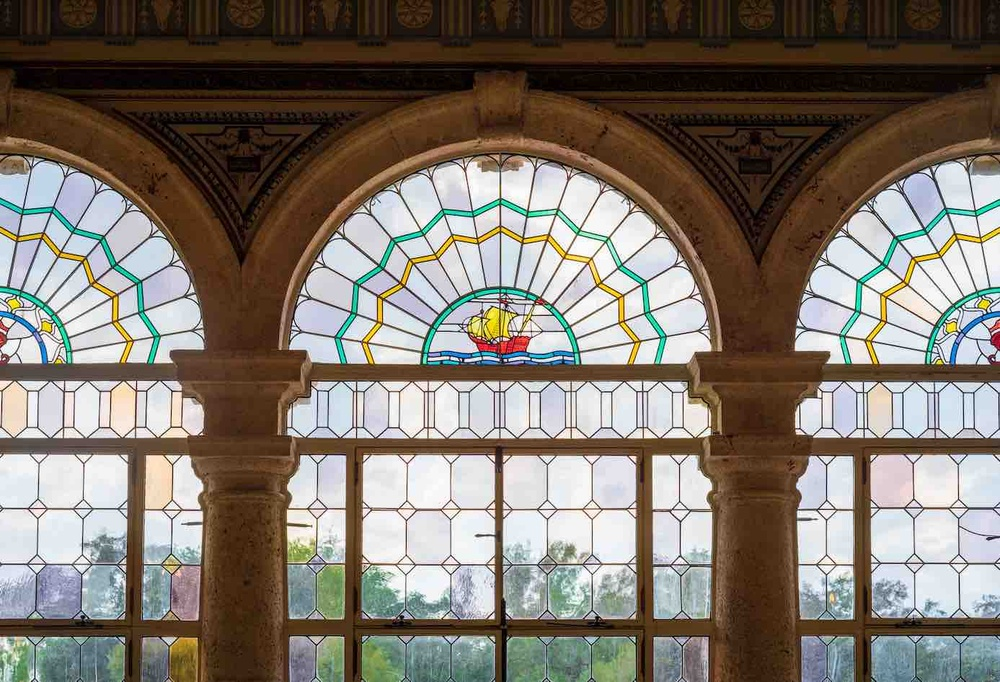
#> input picture example_image.jpg.jpeg, 1000 x 682 px, shrunk from 1387 x 946 before the run
$ jupyter execute --allow-errors CV_homework2.ipynb   (shell and % lines are left out)
#> lines starting #> are read from the running program, lines starting #| are printed output that depends on the picture; after the words box and inside, x2 and y2 are one past the last pixel; in counts of white or black regions, pixels touching at a corner belong together
## Homework 2: Canny edge detector

**Release date:** Feb 27st 2026

**Due date:** Mar 12th 2026

The goal of the assignment is to implement a Canny edge detector. You should return the completed notebook, including answers and illustrations.

If you are using [anaconda](https://www.anaconda.com/distribution/) you will have necessary libraries, if not, you may need to install them.

**Load and visualize image**

[cell 1]
import numpy as np
import matplotlib.pyplot as plt
import scipy.ndimage as ndimage #image processing library

# by default, the grayscale images are displayed with the jet colormap: use grayscale instead
plt.rcParams['image.cmap'] = 'gray'

def rgb2gray(rgb):
    r, g, b = rgb[:,:,0], rgb[:,:,1], rgb[:,:,2]
    gray = 0.2989 * r + 0.5870 * g + 0.1140 * b
    return gray

name = 'example_image.jpg.jpeg'
img = plt.imread(name)
#> img is the input picture: shape (682, 1000, 3); mean R, G, B 127.6, 118.9, 109.1
img = rgb2gray(img)
plt.figure(figsize=(10,10)) # this allows you to control the size of the displayed image
plt.imshow(img)

**Detailed instructions:**

a- Compute a binary image corresponding to thresholding the norm of the gradient. You may use the function `ndimage.gaussian_filter` to compute the derivative of gaussian filter (see [docs](https://docs.scipy.org/doc/scipy/reference/generated/scipy.ndimage.gaussian_filter.html)). Discuss the parameters (there are two) and their influence on the results.

**Discussion of the two key parameters:**
- `sigma`: standard deviation of the Gaussian smoothing. Larger `sigma` increases smoothing before differentiation, which suppresses noise but also removes fine details and can shift/thicken edges. Smaller `sigma` preserves details but is more noise-sensitive.
- `threshold` (applied on gradient norm): controls edge selectivity. A higher threshold keeps only strong edges (fewer false positives, but misses weak contours); a lower threshold keeps more contours (better recall, but more noise).

[cell 2]
# Gradient computation + simple thresholding (step a)

def compute_gradient(image, sigma=1.0):
    """Return horizontal/vertical derivatives, gradient norm and direction."""
    gx = ndimage.gaussian_filter(image, sigma=sigma, order=[0, 1], mode='reflect')
    gy = ndimage.gaussian_filter(image, sigma=sigma, order=[1, 0], mode='reflect')
    g_norm = np.hypot(gx, gy)
    g_theta = np.arctan2(gy, gx)
    return gx, gy, g_norm, g_theta


def threshold_gradient(g_norm, threshold):
    """Binary edge map by thresholding gradient magnitude."""
    return (g_norm >= threshold).astype(np.uint8)

# quick visualization for step (a)
_, _, g_norm_demo, _ = compute_gradient(img, sigma=1.4)
#> in compute_gradient, `g_theta = np.arctan2(gy, gx)`:
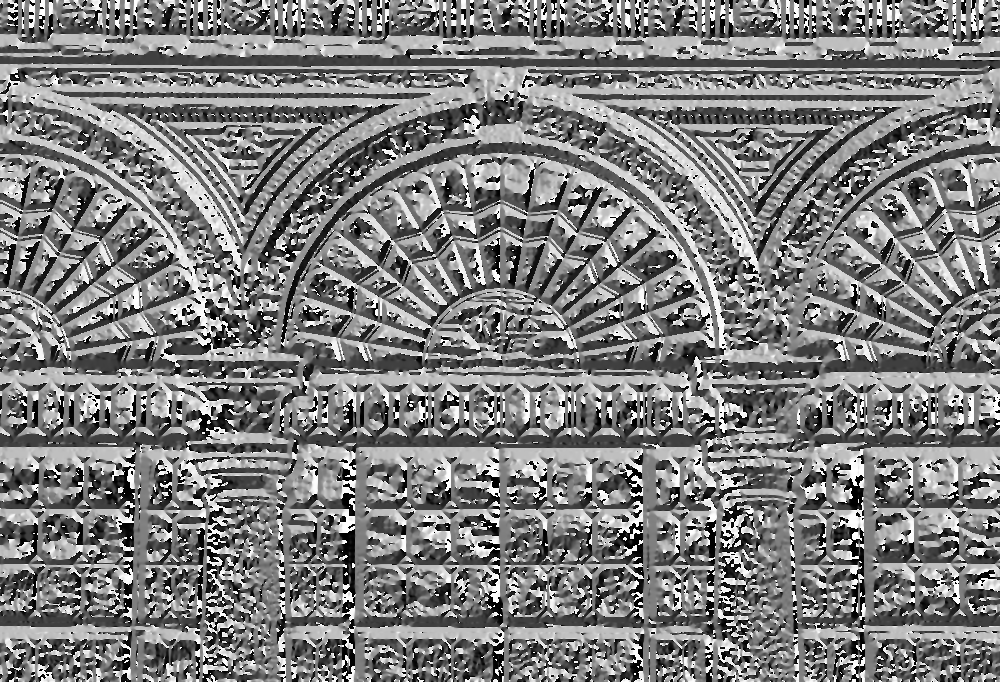
#> g_theta: shape (682, 1000) float64; min -3.14, max 3.14, mean -0.0215; drawn with min black and max white
thr_demo = np.percentile(g_norm_demo, 80)
#> thr_demo = 10.72
edge_demo = threshold_gradient(g_norm_demo, thr_demo)
#> in threshold_gradient, `return (g_norm >= threshold).astype(np.uint8)`:
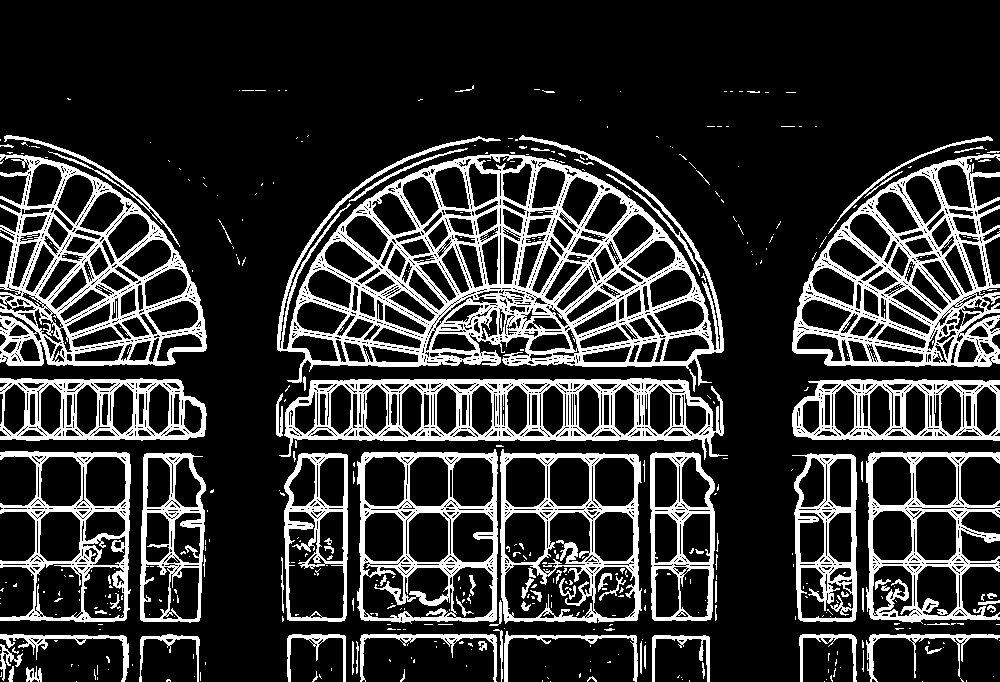
#> returned value: shape (682, 1000); values 0 (black) and 1 (white), 20% white; 484 white regions (392 under 20 px), largest, box (x1, y1, x2, y2) and area: (277, 135, 724, 392) 31796, (792, 154, 1000, 367) 13963, (0, 154, 207, 366) 13585

fig, ax = plt.subplots(1, 2, figsize=(12, 5))
ax[0].imshow(g_norm_demo)
ax[0].set_title('Gradient norm')
ax[0].axis('off')
ax[1].imshow(edge_demo)
ax[1].set_title(f'Thresholded norm (t={thr_demo:.2f})')
ax[1].axis('off')
plt.show()

b- Write a function `nms(g_norm,g_theta)` which takes as input the gradient norm and direction and outputs a binary image with value 1 only for pixels that correspond to a maximum in the direction of the gradient.

[cell 3]
# Non-maximum suppression (step b)
def nms(g_norm, g_theta):
    """Keep local maxima of gradient norm along gradient direction."""
    rows, cols = g_norm.shape
    out = np.zeros_like(g_norm, dtype=np.uint8)

    # map angle from radians to [0,180)
    angle = (np.rad2deg(g_theta) + 180) % 180

    for i in range(1, rows - 1):
        for j in range(1, cols - 1):
            a = angle[i, j]
            q = r = 0.0

            # 0 degrees
            if (0 <= a < 22.5) or (157.5 <= a < 180):
                q = g_norm[i, j + 1]
                r = g_norm[i, j - 1]
            # 45 degrees
            elif 22.5 <= a < 67.5:
                q = g_norm[i + 1, j - 1]
                r = g_norm[i - 1, j + 1]
            # 90 degrees
            elif 67.5 <= a < 112.5:
                q = g_norm[i + 1, j]
                r = g_norm[i - 1, j]
            # 135 degrees
            elif 112.5 <= a < 157.5:
                q = g_norm[i - 1, j - 1]
                r = g_norm[i + 1, j + 1]

            if g_norm[i, j] >= q and g_norm[i, j] >= r:
                out[i, j] = 1

    return out

nms_demo = nms(g_norm_demo, compute_gradient(img, sigma=1.4)[3])
#> in nms, `rows, cols = g_norm.shape`: rows = 682; cols = 1000
#> after the loop in nms, `for i in range(1, rows - 1):`: out: shape (682, 1000); values 0 (black) and 1 (white), 17.5% white in thin lines or dots
plt.figure(figsize=(6,6))
plt.imshow(nms_demo)
plt.title('NMS maxima mask')
plt.axis('off')
plt.show()

c- Combine step 'a' and 'b' to extract edges with a gradient norm larger than a given threshold.

[cell 4]
# Combine (a) + (b): thresholded edges after NMS (step c)
def edges_with_threshold(image, sigma=1.2, threshold=None, percentile=85):
    _, _, g_norm, g_theta = compute_gradient(image, sigma=sigma)
    maxima = nms(g_norm, g_theta)

    if threshold is None:
        threshold = np.percentile(g_norm, percentile)

    edges = ((g_norm >= threshold) & (maxima == 1)).astype(np.uint8)
    return edges, g_norm, g_theta, threshold

edges_c, g_norm_c, g_theta_c, t_c = edges_with_threshold(img, sigma=1.2, percentile=85)
#> after the loop in nms (call 2), `for i in range(1, rows - 1):`:
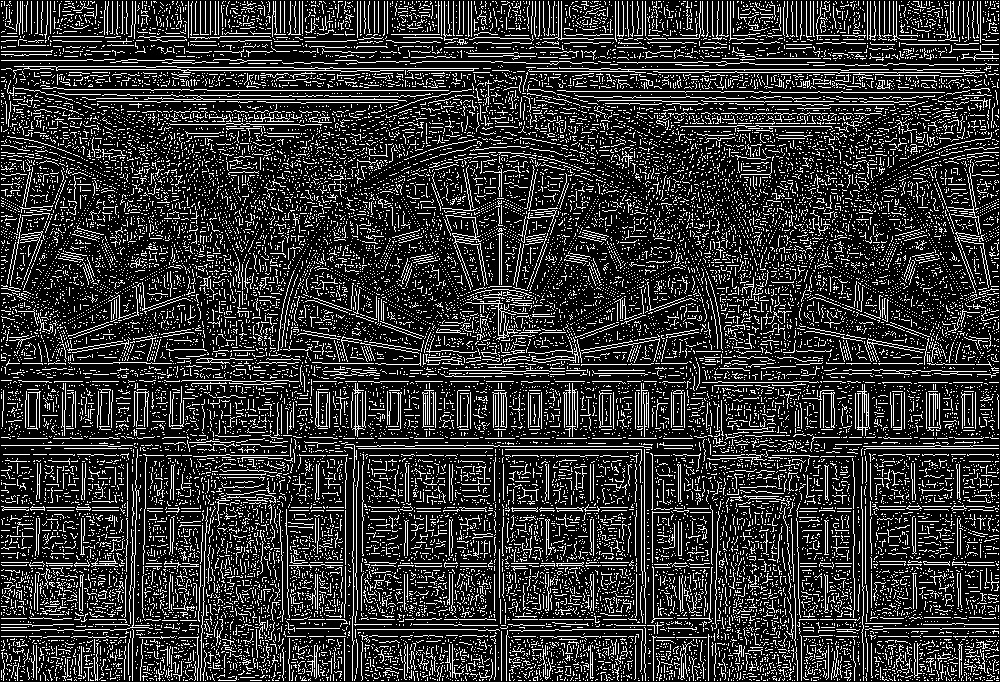
#> out: shape (682, 1000); values 0 (black) and 1 (white), 19.7% white in thin lines or dots
#> in edges_with_threshold, `threshold = np.percentile(g_norm, percentile)`: threshold = 16.6
#> in edges_with_threshold, `edges = ((g_norm >= threshold) & (maxima == 1)).astype(np.uint8)`: edges: shape (682, 1000); values 0 (black) and 1 (white), 5% white in thin lines or dots, all inside (x1, y1, x2, y2) = (1, 136, 999, 681)
#> t_c = 16.6

fig, ax = plt.subplots(1, 2, figsize=(12, 5))
ax[0].imshow(img)
ax[0].set_title('Input image')
ax[0].axis('off')
ax[1].imshow(edges_c)
ax[1].set_title(f'Step (c): edges, t={t_c:.2f}')
ax[1].axis('off')
plt.show()

d- Add the hysteresis thresholding to step 'c' to implement a function computing the Canny edges.

Here is one way to do the hysteresis thresholding. Apply step 'c' with two thresholds $t_1 < t_2$. This yields a set of "strong pixels" (large threshold) and "weak pixels" (small threshold). Initialize a list of edge pixels by including only the set of strong pixels. For each pixel in this list, check if its neighboors are weak pixels. If they are, add them to the list of pixels to visit.

[cell 5]
# Hysteresis thresholding + full canny-style edges (step d)
def hysteresis_threshold(g_norm, maxima_mask, t_low, t_high):
    strong = (g_norm >= t_high) & (maxima_mask == 1)
    weak = (g_norm >= t_low) & (maxima_mask == 1)

    result = np.zeros_like(g_norm, dtype=np.uint8)
    visited = np.zeros_like(g_norm, dtype=bool)

    stack = [tuple(p) for p in np.argwhere(strong)]
    for p in stack:
        result[p] = 1
        visited[p] = True

    neighbors = [(-1,-1), (-1,0), (-1,1), (0,-1), (0,1), (1,-1), (1,0), (1,1)]

    while stack:
        i, j = stack.pop()
        for di, dj in neighbors:
            ni, nj = i + di, j + dj
            if 0 <= ni < g_norm.shape[0] and 0 <= nj < g_norm.shape[1]:
                if weak[ni, nj] and not visited[ni, nj]:
                    visited[ni, nj] = True
                    result[ni, nj] = 1
                    stack.append((ni, nj))

    return result


def canny_edges(image, sigma=1.2, t_low=None, t_high=None, low_pct=75, high_pct=90):
    _, _, g_norm, g_theta = compute_gradient(image, sigma=sigma)
    maxima = nms(g_norm, g_theta)

    if t_low is None:
        t_low = np.percentile(g_norm, low_pct)
    if t_high is None:
        t_high = np.percentile(g_norm, high_pct)

    if t_low >= t_high:
        raise ValueError('t_low must be smaller than t_high')

    edges = hysteresis_threshold(g_norm, maxima, t_low, t_high)
    return edges, g_norm, (t_low, t_high)

edges_d, g_norm_d, (tl, th) = canny_edges(img, sigma=1.4, low_pct=70, high_pct=90)
#> in canny_edges, `t_low = np.percentile(g_norm, low_pct)`: t_low = 6.15
#> in canny_edges, `t_high = np.percentile(g_norm, high_pct)`: t_high = 19.98
#> in hysteresis_threshold, `weak = (g_norm >= t_low) & (maxima_mask == 1)`:
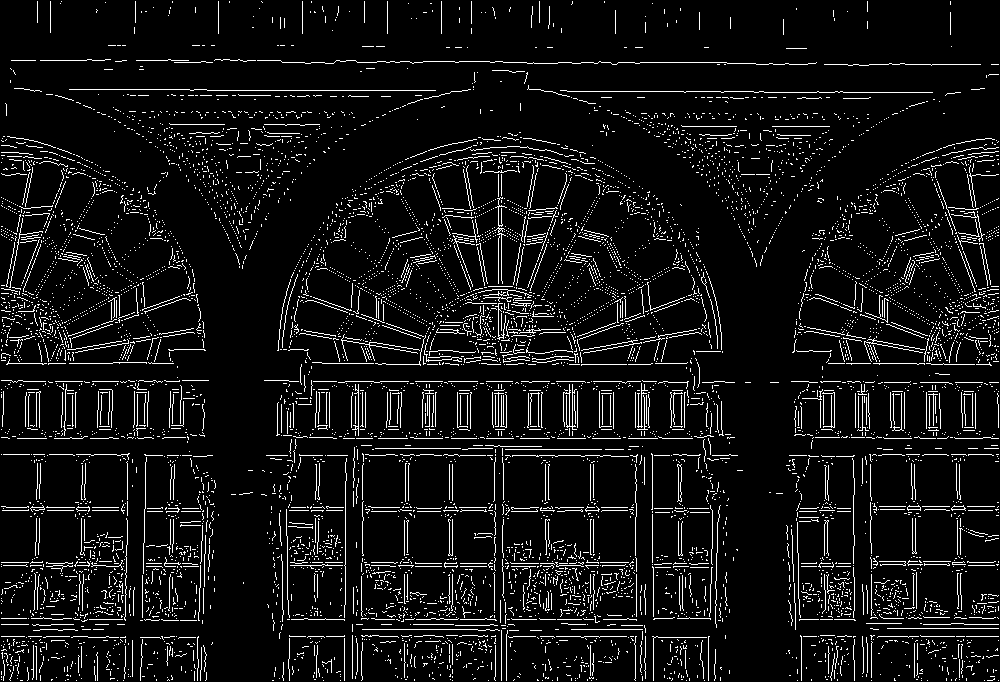
#> weak: shape (682, 1000) bool; 7.3% white in thin lines or dots
#> in hysteresis_threshold, `stack = [tuple(p) for p in np.argwhere(strong)]`: stack = 24896 items
#> the loop in hysteresis_threshold, `for p in stack:` made 24896 passes
#> p on passes 1 to 3: (136, 7), (136, 8), (136, 9)
#> the loop in hysteresis_threshold, `while stack:` made 30724 passes
#> (i, j) on passes 1 to 3: (680, 854), (680, 801), (680, 708)
#> after the loop in hysteresis_threshold, `while stack:`:
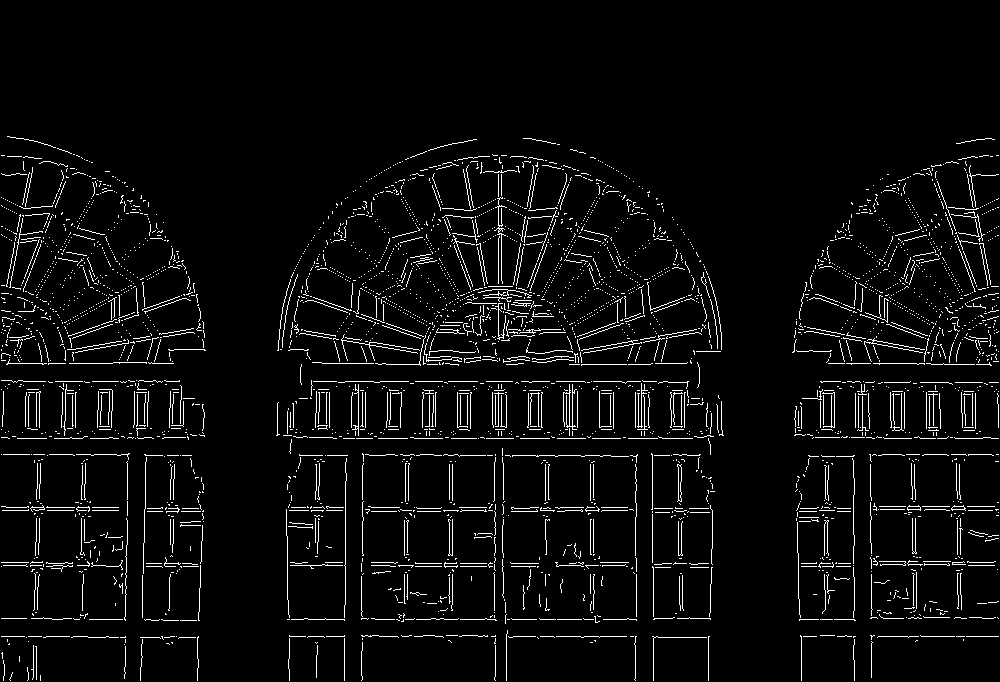
#> result: shape (682, 1000); values 0 (black) and 1 (white), 4.5% white in thin lines or dots, all inside (x1, y1, x2, y2) = (1, 136, 999, 681)
#> after the loop in hysteresis_threshold, `while stack:`: stack = []
#> tl = 6.15; th = 19.98

fig, ax = plt.subplots(1, 2, figsize=(12,5))
ax[0].imshow(g_norm_d)
ax[0].set_title('Gradient norm')
ax[0].axis('off')
ax[1].imshow(edges_d)
ax[1].set_title(f'Canny-like edges (t_low={tl:.2f}, t_high={th:.2f})')
ax[1].axis('off')
plt.show()

e- Run your code on at least four images of your own choosing. Use different parameters and comment on their effects.

[cell 6]
# Experiments on four additional images generated from the given image (step e)
rng = np.random.default_rng(0)

images = {
    'Original': img,
    'Rotated (+20°)': ndimage.rotate(img, 20, reshape=False, mode='reflect'),
    'Blurred (sigma=2)': ndimage.gaussian_filter(img, sigma=2.0),
    'Noisy (+Gaussian noise)': np.clip(img + 0.08 * rng.standard_normal(img.shape), 0, 1),
    'High-contrast': np.clip((img - img.mean()) * 1.6 + img.mean(), 0, 1),
}

params = {
    'Original': dict(sigma=1.4, low_pct=70, high_pct=90),
    'Rotated (+20°)': dict(sigma=1.4, low_pct=70, high_pct=90),
    'Blurred (sigma=2)': dict(sigma=1.0, low_pct=68, high_pct=88),
    'Noisy (+Gaussian noise)': dict(sigma=2.0, low_pct=75, high_pct=92),
    'High-contrast': dict(sigma=1.2, low_pct=72, high_pct=90),
}

n = len(images)
#> n = 5
fig, axes = plt.subplots(n, 2, figsize=(12, 4*n))

#> (the rest of this cell did not finish here and is left out)
